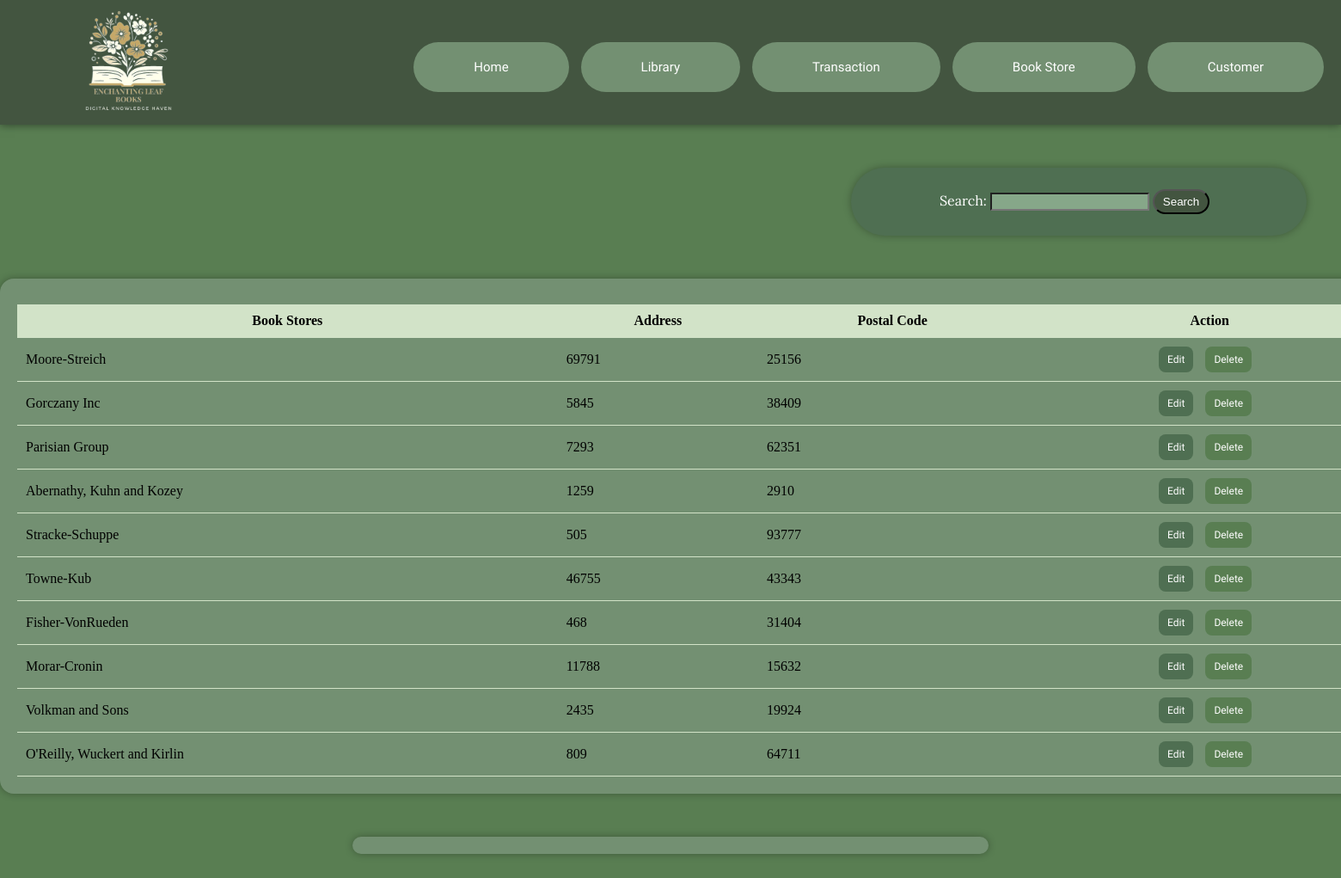
The page /bookstore/ on the database its author committed.
### dartaapp/models.py (models this page shows, shortened)
class BaseModel (models.Model) :
    created_at = models.DateTimeField(auto_now_add=True, db_index=True)
    updated_at = models.DateTimeField(auto_now=True)
    class Meta:
        abstract = True

class BookStore (BaseModel) :
    bookstore_name = models.CharField(max_length=100, null=True, blank=True)
    address = models.CharField(max_length=250, null=True, blank=True)
    postal_code = models.IntegerField(null=True, blank=True)

### dartaapp/views.py (the view)
# urls.py: path('bookstore/', bookstore_list, name='bookstore-search'),
def bookstore_list(request):
    form = BookStoreSearchForm(request.GET)
    query = request.GET.get('search_query')
    if query:
        bookstore = BookStore.objects.filter(bookstore_name__icontains=query)
    else:
        bookstore = BookStore.objects.all()
    paginator = Paginator(bookstore, 10)
    page = request.GET.get('page')
    try:
        bookstore = paginator.page(page)
    except PageNotAnInteger:
        bookstore = paginator.page(1)
    except EmptyPage:
        bookstore = paginator.page(paginator.num_pages)
    context = {
        'object_list': bookstore,
        'form': form,
    }
    return render(request, 'search/searchbookstore.html', context)

### dartaapp/forms.py
class BookStoreSearchForm(forms.Form):
    search_query = forms.CharField(max_length=100, required=False, label='Search')

### dartaapp/templates/search/searchbookstore.html (shortened to what this page needs)
{% extends 'base.html' %}
{% load static %}
  {% block content %}
    <div class="bar-container">
        <form method="get" action="{% url 'bookstore-search' %}">
        {{ form }}
        <button type="submit">Search</button>
        </form>
    </div>
    <div class="box-container">
        <table>
            <thead>
                <th>Book Stores</th>
                <th>Address</th>
                <th>Postal Code</th>
                <th class="action">Action</th>
            </thead>
            {% if object_list %}
            {% for store in object_list %}
            <tbody>
              <tr>
                <td>{{ store.bookstore_name }}</td>
                <td>{{ store.address }}</td>
                <td>{{ store.postal_code }}</td>
                <td class="action">
                  <a href="{{ store.id }}"><button class="btn-update-table">Edit</button></a>
                  <a href="{{ store.id }}/delete"><button class="btn-delete-table">Delete</button></a>
                </td>
              </tr>
            </tbody>
            {% endfor %}
            {% else %}
                <p>No results found.</p>
            {% endif %}
        </table>
      </div>
      {% include '../includes/paginationsearch.html'%}
  {% endblock %}

### dartaapp/static/css/style.css (style rules this page uses)
body { margin: 0; background-color: #597E52; }
.box-container { width: 200vh; height: auto; background-color: #739072; padding: 20px; margin: 50px auto; box-shadow: 0 0 10px rgba(0, 0, 0, 0.3); border-radius: 2vh; display: flex; }
table { width: 100%; border-collapse: collapse; margin-top: 10px; }
th, td { border-bottom: 1px solid #D2E3C8; padding: 10px; }
.action { text-align: center; }
.btn-update-table { font-family: 'Rubik Doodle Shadow'; background-color: #4F6F52; color: #fff; padding: 8px 10px; border: none; border-radius: 1vh; cursor: pointer; font-size: 12px; }
.btn-delete-table { font-family: 'Rubik Doodle Shadow'; background-color: #597E52; color: #fff; padding: 8px 10px; border: none; border-radius: 1vh; cursor: pointer; font-size: 12px; }
th { background-color: #D2E3C8; text-align: center; }
.bar-container { width: 60vh; height: auto; background-color: #4F6F52; padding: 25px; margin: 50px auto; box-shadow: 0 0 10px rgba(0, 0, 0, 0.3); border-radius: 5vh; justify-content: center; display: flex; margin-right: 5vh; }
label { font-family: 'Lora'; color: #ffffff; }
input { background-color: #86A789; }
button { background-color: #435540; border-radius: 5vh; color: #ffffff; padding: 5px 10px; margin-right: 10px; }

### rows shown on the page
BookStore: bookstore_name "Moore-Streich", address "69791", postal_code "25156"
BookStore: bookstore_name "Gorczany Inc", address "5845", postal_code "38409"
BookStore: bookstore_name "Parisian Group", address "7293", postal_code "62351"
BookStore: bookstore_name "Abernathy, Kuhn and Kozey", address "1259", postal_code "2910"
BookStore: bookstore_name "Stracke-Schuppe", address "505", postal_code "93777"
BookStore: bookstore_name "Towne-Kub", address "46755", postal_code "43343"
BookStore: bookstore_name "Fisher-VonRueden", address "468", postal_code "31404"
BookStore: bookstore_name "Morar-Cronin", address "11788", postal_code "15632"
BookStore: bookstore_name "Volkman and Sons", address "2435", postal_code "19924"
BookStore: bookstore_name "O'Reilly, Wuckert and Kirlin", address "809", postal_code "64711"
